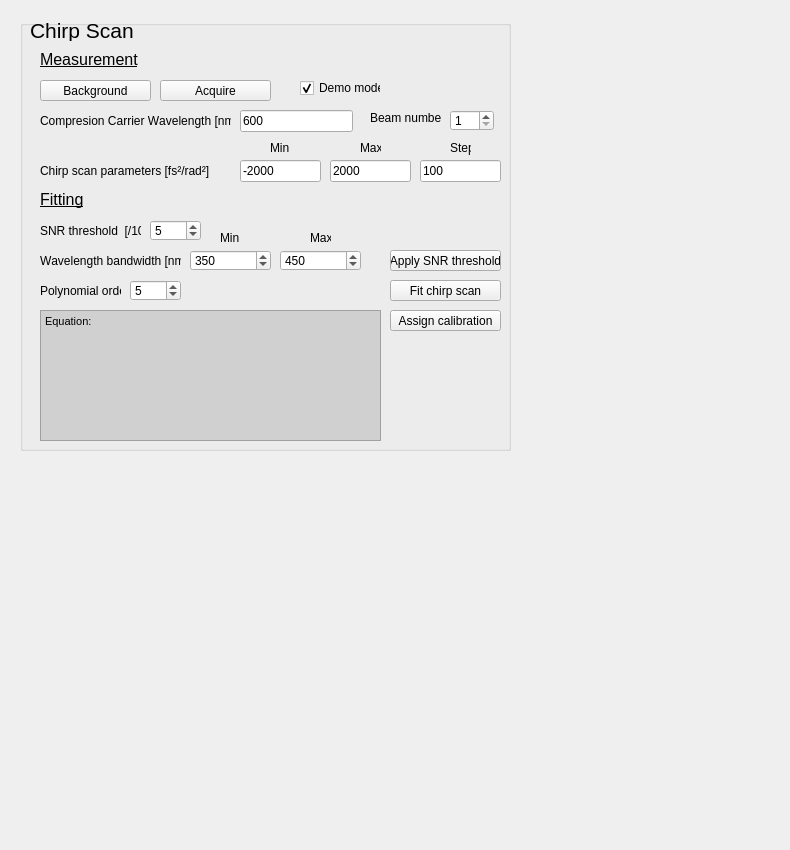
        <widget class="QWidget" name="temporal_tab">
         <attribute name="title">
          <string>Temporal Calibration</string>
         </attribute>
         <widget class="GraphicsLayoutWidget" name="Chirp_plot_layout" native="true">
          <property name="enabled">
           <bool>true</bool>
          </property>
          <property name="geometry">
           <rect>
            <x>520</x>
            <y>20</y>
            <width>261</width>
            <height>431</height>
           </rect>
          </property>
         </widget>
         <widget class="QGroupBox" name="Chirp_scan_groupbox">
          <property name="geometry">
           <rect>
            <x>20</x>
            <y>20</y>
            <width>491</width>
            <height>431</height>
           </rect>
          </property>
          <property name="font">
           <font>
            <weight>50</weight>
            <bold>false</bold>
            <underline>false</underline>
            <kerning>false</kerning>
           </font>
          </property>
          <property name="title">
           <string/>
          </property>
          <property name="checkable">
           <bool>false</bool>
          </property>
          <property name="checked">
           <bool>false</bool>
          </property>
          <widget class="QLabel" name="label_vertical_calibration_box_3">
           <property name="geometry">
            <rect>
             <x>10</x>
             <y>0</y>
             <width>131</width>
             <height>21</height>
            </rect>
           </property>
           <property name="font">
            <font>
             <pointsize>16</pointsize>
            </font>
           </property>
           <property name="text">
            <string>Chirp Scan</string>
           </property>
          </widget>
          <widget class="QLineEdit" name="Compression_carrier_wavelength">
           <property name="geometry">
            <rect>
             <x>220</x>
             <y>90</y>
             <width>113</width>
             <height>22</height>
            </rect>
           </property>
           <property name="text">
            <string>600</string>
           </property>
          </widget>
          <widget class="QLabel" name="grating_period_label_8">
           <property name="geometry">
            <rect>
             <x>20</x>
             <y>90</y>
             <width>191</width>
             <height>21</height>
            </rect>
           </property>
           <property name="text">
            <string>Compresion Carrier Wavelength [nm]:</string>
           </property>
          </widget>
          <widget class="QLineEdit" name="Chirp_min">
           <property name="geometry">
            <rect>
             <x>220</x>
             <y>140</y>
             <width>81</width>
             <height>22</height>
            </rect>
           </property>
           <property name="text">
            <string>-2000</string>
           </property>
          </widget>
          <widget class="QLineEdit" name="Chirp_max">
           <property name="geometry">
            <rect>
             <x>310</x>
             <y>140</y>
             <width>81</width>
             <height>22</height>
            </rect>
           </property>
           <property name="text">
            <string>2000</string>
           </property>
          </widget>
          <widget class="QLabel" name="grating_period_label_9">
           <property name="geometry">
            <rect>
             <x>430</x>
             <y>120</y>
             <width>21</width>
             <height>16</height>
            </rect>
           </property>
           <property name="text">
            <string>Step</string>
           </property>
          </widget>
          <widget class="QLabel" name="grating_period_label_10">
           <property name="geometry">
            <rect>
             <x>340</x>
             <y>120</y>
             <width>21</width>
             <height>16</height>
            </rect>
           </property>
           <property name="text">
            <string>Max</string>
           </property>
          </widget>
          <widget class="QLabel" name="grating_period_label_11">
           <property name="geometry">
            <rect>
             <x>250</x>
             <y>120</y>
             <width>21</width>
             <height>16</height>
            </rect>
           </property>
           <property name="text">
            <string>Min</string>
           </property>
          </widget>
          <widget class="QLineEdit" name="Chirp_step">
           <property name="geometry">
            <rect>
             <x>400</x>
             <y>140</y>
             <width>81</width>
             <height>22</height>
            </rect>
           </property>
           <property name="text">
            <string>100</string>
           </property>
          </widget>
          <widget class="QPushButton" name="Acquire_data_temp_calibration">
           <property name="geometry">
            <rect>
             <x>140</x>
             <y>60</y>
             <width>111</width>
             <height>21</height>
            </rect>
           </property>
           <property name="text">
            <string>Acquire</string>
           </property>
          </widget>
          <widget class="QLabel" name="grating_period_label_12">
           <property name="geometry">
            <rect>
             <x>350</x>
             <y>90</y>
             <width>71</width>
             <height>16</height>
            </rect>
           </property>
           <property name="text">
            <string>Beam number:</string>
           </property>
          </widget>
          <widget class="QSpinBox" name="Beam_spin_box">
           <property name="geometry">
            <rect>
             <x>430</x>
             <y>90</y>
             <width>44</width>
             <height>21</height>
            </rect>
           </property>
           <property name="minimum">
            <number>1</number>
           </property>
           <property name="maximum">
            <number>10</number>
           </property>
           <property name="value">
            <number>1</number>
           </property>
          </widget>
          <widget class="QCheckBox" name="Chirp_calib_demo_mode_checkbox">
           <property name="geometry">
            <rect>
             <x>280</x>
             <y>60</y>
             <width>81</width>
             <height>16</height>
            </rect>
           </property>
           <property name="text">
            <string>Demo mode</string>
           </property>
           <property name="checked">
            <bool>true</bool>
           </property>
          </widget>
          <widget class="QPushButton" name="fit_temporal_calibration_button">
           <property name="geometry">
            <rect>
             <x>370</x>
             <y>260</y>
             <width>111</width>
             <height>21</height>
            </rect>
           </property>
           <property name="text">
            <string>Fit chirp scan</string>
           </property>
          </widget>
          <widget class="QPushButton" name="assign_temporal_calibration_button">
           <property name="geometry">
            <rect>
             <x>370</x>
             <y>290</y>
             <width>111</width>
             <height>21</height>
            </rect>
           </property>
           <property name="text">
            <string>Assign calibration</string>
           </property>
          </widget>
          <widget class="QLabel" name="grating_period_label_13">
           <property name="geometry">
            <rect>
             <x>20</x>
             <y>140</y>
             <width>171</width>
             <height>21</height>
            </rect>
           </property>
           <property name="text">
            <string>Chirp scan parameters [fs²/rad²] :</string>
           </property>
          </widget>
          <widget class="QLabel" name="SNR_threshold">
           <property name="geometry">
            <rect>
             <x>20</x>
             <y>200</y>
             <width>101</width>
             <height>21</height>
            </rect>
           </property>
           <property name="text">
            <string>SNR threshold  [/10]:</string>
           </property>
          </widget>
          <widget class="QLabel" name="label_temporal_calibration_box_measurement">
           <property name="geometry">
            <rect>
             <x>20</x>
             <y>30</y>
             <width>231</width>
             <height>19</height>
            </rect>
           </property>
           <property name="font">
            <font>
             <pointsize>12</pointsize>
             <weight>50</weight>
             <bold>false</bold>
             <underline>true</underline>
            </font>
           </property>
           <property name="text">
            <string>Measurement</string>
           </property>
          </widget>
          <widget class="QLabel" name="label_temporal_calibration_box_fitting">
           <property name="geometry">
            <rect>
             <x>20</x>
             <y>170</y>
             <width>231</width>
             <height>19</height>
            </rect>
           </property>
           <property name="font">
            <font>
             <pointsize>12</pointsize>
             <underline>true</underline>
            </font>
           </property>
           <property name="text">
            <string>Fitting</string>
           </property>
          </widget>
          <widget class="QLabel" name="Wavelength_bandwidth">
           <property name="geometry">
            <rect>
             <x>20</x>
             <y>230</y>
             <width>141</width>
             <height>21</height>
            </rect>
           </property>
           <property name="text">
            <string>Wavelength bandwidth [nm]:</string>
           </property>
          </widget>
          <widget class="QPushButton" name="SNR_temporal_calibration_button">
           <property name="geometry">
            <rect>
             <x>370</x>
             <y>230</y>
             <width>111</width>
             <height>21</height>
            </rect>
           </property>
           <property name="text">
            <string>Apply SNR threshold</string>
           </property>
          </widget>
          <widget class="QLabel" name="grating_period_label_14">
           <property name="geometry">
            <rect>
             <x>200</x>
             <y>210</y>
             <width>21</width>
             <height>16</height>
            </rect>
           </property>
           <property name="text">
            <string>Min</string>
           </property>
          </widget>
          <widget class="QLabel" name="grating_period_label_15">
           <property name="geometry">
            <rect>
             <x>290</x>
             <y>210</y>
             <width>21</width>
             <height>16</height>
            </rect>
           </property>
           <property name="text">
            <string>Max</string>
           </property>
          </widget>
          <widget class="QSpinBox" name="Wavelength_minimum_value">
           <property name="geometry">
            <rect>
             <x>170</x>
             <y>230</y>
             <width>81</width>
             <height>21</height>
            </rect>
           </property>
           <property name="inputMethodHints">
            <set>Qt::ImhDigitsOnly|Qt::ImhFormattedNumbersOnly</set>
           </property>
           <property name="minimum">
            <number>1</number>
           </property>
           <property name="maximum">
            <number>3000</number>
           </property>
           <property name="value">
            <number>350</number>
           </property>
          </widget>
          <widget class="QSpinBox" name="Wavelength_maximum_value">
           <property name="geometry">
            <rect>
             <x>260</x>
             <y>230</y>
             <width>81</width>
             <height>21</height>
            </rect>
           </property>
           <property name="inputMethodHints">
            <set>Qt::ImhDigitsOnly|Qt::ImhFormattedNumbersOnly</set>
           </property>
           <property name="minimum">
            <number>1</number>
           </property>
           <property name="maximum">
            <number>3000</number>
           </property>
           <property name="value">
            <number>450</number>
           </property>
          </widget>
          <widget class="QSpinBox" name="SNR_threshold_value">
           <property name="geometry">
            <rect>
             <x>130</x>
             <y>200</y>
             <width>51</width>
             <height>21</height>
            </rect>
           </property>
           <property name="inputMethodHints">
            <set>Qt::ImhDigitsOnly|Qt::ImhFormattedNumbersOnly</set>
           </property>
           <property name="minimum">
            <number>1</number>
           </property>
           <property name="maximum">
            <number>3000</number>
           </property>
           <property name="value">
            <number>5</number>
           </property>
           <property name="displayIntegerBase">
            <number>10</number>
           </property>
          </widget>
          <widget class="QLabel" name="Polynomial_order">
           <property name="geometry">
            <rect>
             <x>20</x>
             <y>260</y>
             <width>81</width>
             <height>21</height>
            </rect>
           </property>
           <property name="text">
            <string>Polynomial order:</string>
           </property>
          </widget>
          <widget class="QSpinBox" name="Polynomial_order_value">
           <property name="geometry">
            <rect>
             <x>110</x>
             <y>260</y>
             <width>51</width>
             <height>21</height>
            </rect>
           </property>
           <property name="inputMethodHints">
            <set>Qt::ImhDigitsOnly|Qt::ImhFormattedNumbersOnly</set>
           </property>
           <property name="minimum">
            <number>0</number>
           </property>
           <property name="maximum">
            <number>10</number>
           </property>
           <property name="value">
            <number>5</number>
           </property>
           <property name="displayIntegerBase">
            <number>10</number>
           </property>
          </widget>
          <widget class="QTextEdit" name="Chirp_fitted_coefficients">
           <property name="geometry">
            <rect>
             <x>20</x>
             <y>290</y>
             <width>341</width>
             <height>131</height>
            </rect>
           </property>
           <property name="styleSheet">
            <string notr="true">background-color: rgb(208, 208, 208);</string>
           </property>
           <property name="readOnly">
            <bool>true</bool>
           </property>
           <property name="html">
            <string>&lt;!DOCTYPE HTML PUBLIC &quot;-//W3C//DTD HTML 4.0//EN&quot; &quot;http://www.w3.org/TR/REC-html40/strict.dtd&quot;&gt;
&lt;html&gt;&lt;head&gt;&lt;meta name=&quot;qrichtext&quot; content=&quot;1&quot; /&gt;&lt;style type=&quot;text/css&quot;&gt;
p, li { white-space: pre-wrap; }
&lt;/style&gt;&lt;/head&gt;&lt;body style=&quot; font-family:'MS Shell Dlg 2'; font-size:8.25pt; font-weight:400; font-style:normal;&quot;&gt;
&lt;p style=&quot; margin-top:0px; margin-bottom:0px; margin-left:0px; margin-right:0px; -qt-block-indent:0; text-indent:0px;&quot;&gt;Equation:&lt;/p&gt;&lt;/body&gt;&lt;/html&gt;</string>
           </property>
          </widget>
          <widget class="QPushButton" name="Background_data_temp_calibration">
           <property name="geometry">
            <rect>
             <x>20</x>
             <y>60</y>
             <width>111</width>
             <height>21</height>
            </rect>
           </property>
           <property name="text">
            <string>Background</string>
           </property>
          </widget>
         </widget>
         <widget class="GraphicsLayoutWidget" name="Chirp_selection" native="true">
          <property name="enabled">
           <bool>true</bool>
          </property>
          <property name="geometry">
           <rect>
            <x>20</x>
            <y>470</y>
            <width>371</width>
            <height>371</height>
           </rect>
          </property>
         </widget>
         <widget class="PlotWidget" name="Chirp_fit" native="true">
          <property name="enabled">
           <bool>true</bool>
          </property>
          <property name="geometry">
           <rect>
            <x>410</x>
            <y>470</y>
            <width>371</width>
            <height>371</height>
           </rect>
          </property>
         </widget>
        </widget>
